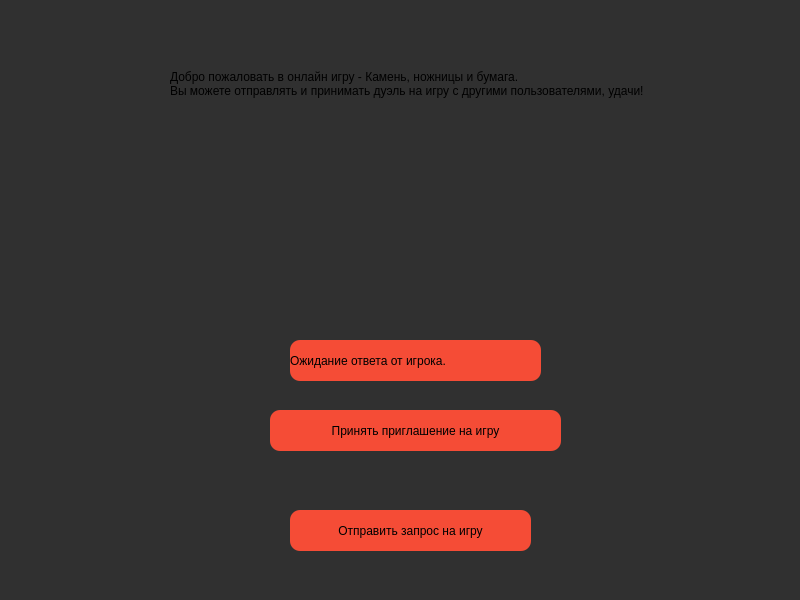
<?xml version="1.0" encoding="UTF-8"?>
<ui version="4.0">
 <class>MainWindow</class>
 <widget class="QMainWindow" name="MainWindow">
  <property name="geometry">
   <rect>
    <x>0</x>
    <y>0</y>
    <width>800</width>
    <height>600</height>
   </rect>
  </property>
  <property name="windowTitle">
   <string>MainWindow</string>
  </property>
  <widget class="QWidget" name="centralwidget">
   <widget class="QStackedWidget" name="stackedWidget">
    <property name="geometry">
     <rect>
      <x>0</x>
      <y>0</y>
      <width>800</width>
      <height>600</height>
     </rect>
    </property>
    <widget class="QWidget" name="startMenu">
     <property name="styleSheet">
      <string notr="true">QWidget#startMenu
{
background-color: rgb(48, 48, 48);
}</string>
     </property>
     <widget class="QPushButton" name="sendGameRequest">
      <property name="geometry">
       <rect>
        <x>290</x>
        <y>510</y>
        <width>241</width>
        <height>41</height>
       </rect>
      </property>
      <property name="styleSheet">
       <string notr="true">QPushButton#sendGameRequest
{
background-color: rgb(245, 76, 54);
color: black;
border-radius: 10px;
font: 14pt &quot;Segoe UI&quot;;
}
QPushButton#sendGameRequest::hover
{
background-color:rgb(255, 56, 56);
}
</string>
      </property>
      <property name="text">
       <string>Отправить запрос на игру</string>
      </property>
     </widget>
     <widget class="QPushButton" name="acceptGame">
      <property name="geometry">
       <rect>
        <x>270</x>
        <y>410</y>
        <width>291</width>
        <height>41</height>
       </rect>
      </property>
      <property name="styleSheet">
       <string notr="true">QPushButton#acceptGame
{
background-color: rgb(245, 76, 54);
color: black;
border-radius: 10px;
font: 14pt &quot;Segoe UI&quot;;
}
QPushButton#acceptGame::hover
{
background-color:rgb(255, 56, 56);
}</string>
      </property>
      <property name="text">
       <string>Принять приглашение на игру</string>
      </property>
     </widget>
     <widget class="QLabel" name="welcomeText">
      <property name="geometry">
       <rect>
        <x>170</x>
        <y>70</y>
        <width>521</width>
        <height>151</height>
       </rect>
      </property>
      <property name="styleSheet">
       <string notr="true">QLabel#welcomeText
{
background-color: qlineargradient(spread:pad, x1:0, y1:0, x2:1, y2:0, stop:0 rgba(245, 224, 176, 255), stop:0.09 rgba(246, 189, 237, 255), stop:0.14 rgba(194, 207, 246, 255), stop:0.19 rgba(184, 160, 168, 255), stop:0.25 rgba(171, 186, 248, 255), stop:0.32 rgba(243, 248, 224, 255), stop:0.385 rgba(249, 162, 183, 255), stop:0.47 rgba(100, 115, 124, 255), stop:0.58 rgba(251, 205, 202, 255), stop:0.65 rgba(170, 128, 185, 255), stop:0.75 rgba(252, 222, 204, 255), stop:0.805 rgba(206, 122, 218, 255), stop:0.86 rgba(254, 223, 175, 255), stop:0.91 rgba(254, 236, 244, 255), stop:1 rgba(255, 191, 221, 255));
color: black;
font: 18pt &quot;Segoe UI&quot;;
border-radius: 20px;
}
</string>
      </property>
      <property name="text">
       <string>Добро пожаловать в онлайн игру - Камень, ножницы и бумага.
Вы можете отправлять и принимать дуэль на игру с другими пользователями, удачи!</string>
      </property>
      <property name="scaledContents">
       <bool>true</bool>
      </property>
      <property name="alignment">
       <set>Qt::AlignmentFlag::AlignLeading|Qt::AlignmentFlag::AlignLeft|Qt::AlignmentFlag::AlignTop</set>
      </property>
      <property name="wordWrap">
       <bool>true</bool>
      </property>
      <property name="margin">
       <number>3</number>
      </property>
     </widget>
     <widget class="QLabel" name="waitingResponseText">
      <property name="geometry">
       <rect>
        <x>290</x>
        <y>340</y>
        <width>251</width>
        <height>41</height>
       </rect>
      </property>
      <property name="styleSheet">
       <string notr="true">QLabel#waitingResponseText
{
background-color: rgb(245, 76, 54);
color: black;
border-radius: 10px;
font: 14pt &quot;Segoe UI&quot;;
}</string>
      </property>
      <property name="text">
       <string>Ожидание ответа от игрока.</string>
      </property>
     </widget>
    </widget>
    <widget class="QWidget" name="gameMenu">
     <property name="styleSheet">
      <string notr="true">QWidget#gameMenu
{
background-color: rgb(48, 48, 48);
}</string>
     </property>
     <widget class="QLabel" name="chooseText">
      <property name="geometry">
       <rect>
        <x>260</x>
        <y>30</y>
        <width>251</width>
        <height>41</height>
       </rect>
      </property>
      <property name="styleSheet">
       <string notr="true">QLabel#chooseText
{
background-color: rgb(245, 76, 54);
color: black;
border-radius: 10px;
font: 14pt &quot;Segoe UI&quot;;
}</string>
      </property>
      <property name="text">
       <string>Выбери чем будешь играть:</string>
      </property>
     </widget>
     <widget class="QPushButton" name="scissorsButton">
      <property name="geometry">
       <rect>
        <x>330</x>
        <y>160</y>
        <width>141</width>
        <height>121</height>
       </rect>
      </property>
      <property name="text">
       <string>Ножницы</string>
      </property>
     </widget>
     <widget class="QPushButton" name="rockButton">
      <property name="geometry">
       <rect>
        <x>130</x>
        <y>160</y>
        <width>141</width>
        <height>121</height>
       </rect>
      </property>
      <property name="text">
       <string>Камень</string>
      </property>
     </widget>
     <widget class="QPushButton" name="paperButton">
      <property name="geometry">
       <rect>
        <x>530</x>
        <y>160</y>
        <width>141</width>
        <height>121</height>
       </rect>
      </property>
      <property name="text">
       <string>Бумага</string>
      </property>
     </widget>
     <widget class="QPushButton" name="acceptChoose">
      <property name="geometry">
       <rect>
        <x>280</x>
        <y>430</y>
        <width>211</width>
        <height>61</height>
       </rect>
      </property>
      <property name="styleSheet">
       <string notr="true">QPushButton#acceptChoose
{
background-color: rgb(245, 76, 54);
color: black;
border-radius: 10px;
font: 14pt &quot;Segoe UI&quot;;
}
QPushButton#sendGameRequest::hover
{
background-color:rgb(255, 56, 56);
}</string>
      </property>
      <property name="text">
       <string>Подтвердить выбор.</string>
      </property>
     </widget>
    </widget>
   </widget>
  </widget>
 </widget>
 <resources/>
 <connections/>
</ui>
